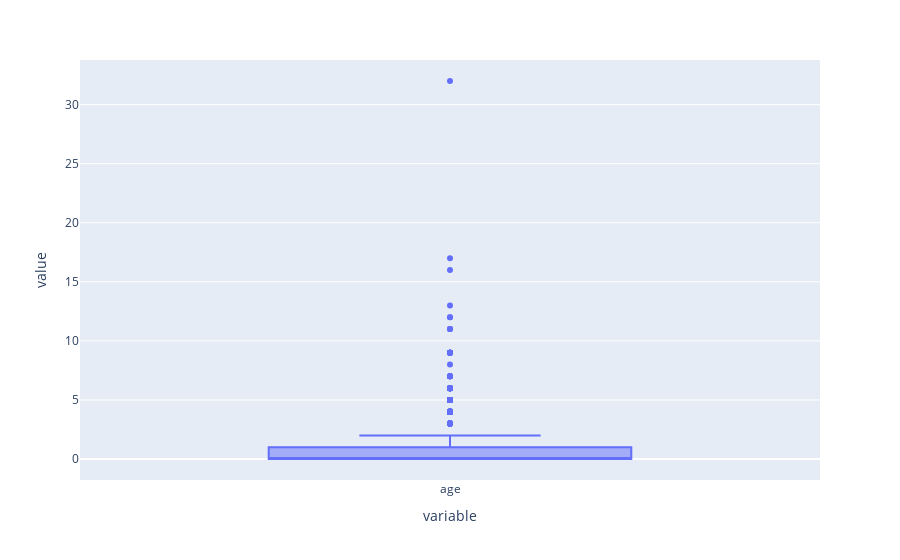

Notebook code cell kept with this figure:
### Code cell
px.box(data['age'])

### Figure 1 — Plotly figure (JSON) as saved in the notebook; plotly's stock layout.template omitted (floating-point values rounded to 4 significant figures; data arrays with more than 128 entries replaced by an {"elided": "..."} marker saying what was removed)
{"data": [{"alignmentgroup": "True", "hovertemplate": "variable=%{x}<br>value=%{y}<extra></extra>", "legendgroup": "", "marker": {"color": "#636efa"}, "name": "", "notched": false, "offsetgroup": "", "orientation": "v", "showlegend": false, "type": "box", "x": {"elided": "2620 str values"}, "x0": " ", "xaxis": "x", "y": {"elided": "2620 int values"}, "y0": " ", "yaxis": "y"}], "layout": {"autosize": true, "boxmode": "group", "legend": {"tracegroupgap": 0}, "margin": {"t": 60}, "xaxis": {"anchor": "y", "autorange": true, "domain": [0, 1], "range": [-0.5, 0.5], "title": {"text": "variable"}, "type": "category"}, "yaxis": {"anchor": "x", "autorange": true, "domain": [0, 1], "range": [-1.778, 33.78], "title": {"text": "value"}, "type": "linear"}}}
